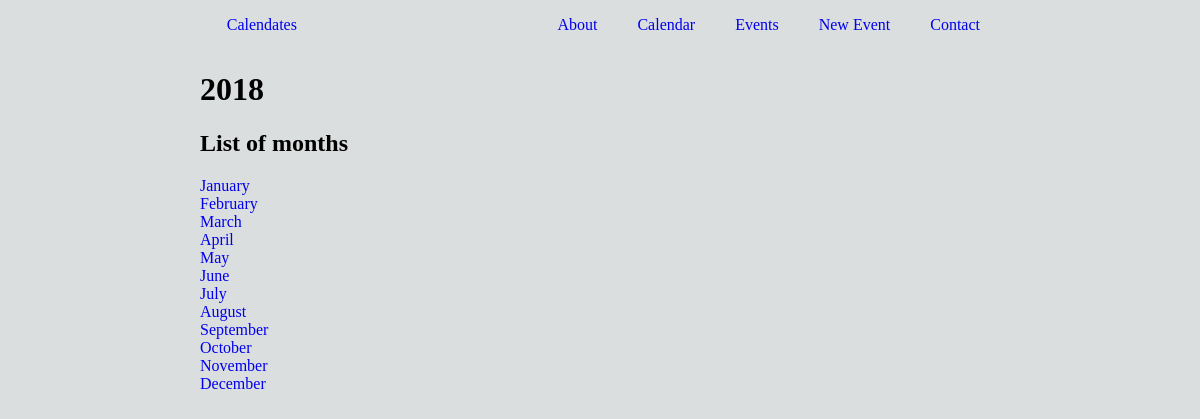
Screenshot of /calendates/2018/ with the database file from the repository.
### database_setup.py (models this page shows, shortened)
class Date(db.Model):
	__tablename__ = 'date'
	id = db.Column(db.Integer, primary_key=True)
	year = db.Column(db.Integer) #?? nullable since some events may not know exact date yet
	month = db.Column(db.Integer)
	month_name = db.Column(db.String(9))
	date = db.Column(db.Integer)
	day = db.Column(db.String(8))

### project.py (the view)
@app.route('/calendates/<int:year>/', methods=['GET'])
def year(year):
	months = Date.query.filter_by(year = year, date = 1).all()
	return render_template('year.html', year = year, months = months)

### templates/year.html (shortened to what this page needs)
{% extends "layout.html" %}
{% block head %}
	{{ super() }}
{% endblock %}
{% block heading %} {{year}} {% endblock %}
{% block main %}
	<h2>List of months</h2>
	{% for monthobj in months %}
		<a href="{{url_for('month', year=year, month=monthobj.month)}}">{{monthobj.month_name}}</a><br>
	{% endfor %}
{% endblock %}

### static/style.css (style rules this page uses)
html, body { margin: 0; padding: 0; background-color: #DBDEDE; }
a { text-decoration: none; }

### rows the page displays
Date: month_name "January"
Date: month_name "February"
Date: month_name "March"
Date: month_name "April"
Date: month_name "May"
Date: month_name "June"
Date: month_name "July"
Date: month_name "August"
Date: month_name "September"
Date: month_name "October"
Date: month_name "November"
Date: month_name "December"

### other values shown
{{ year }} "2018"
